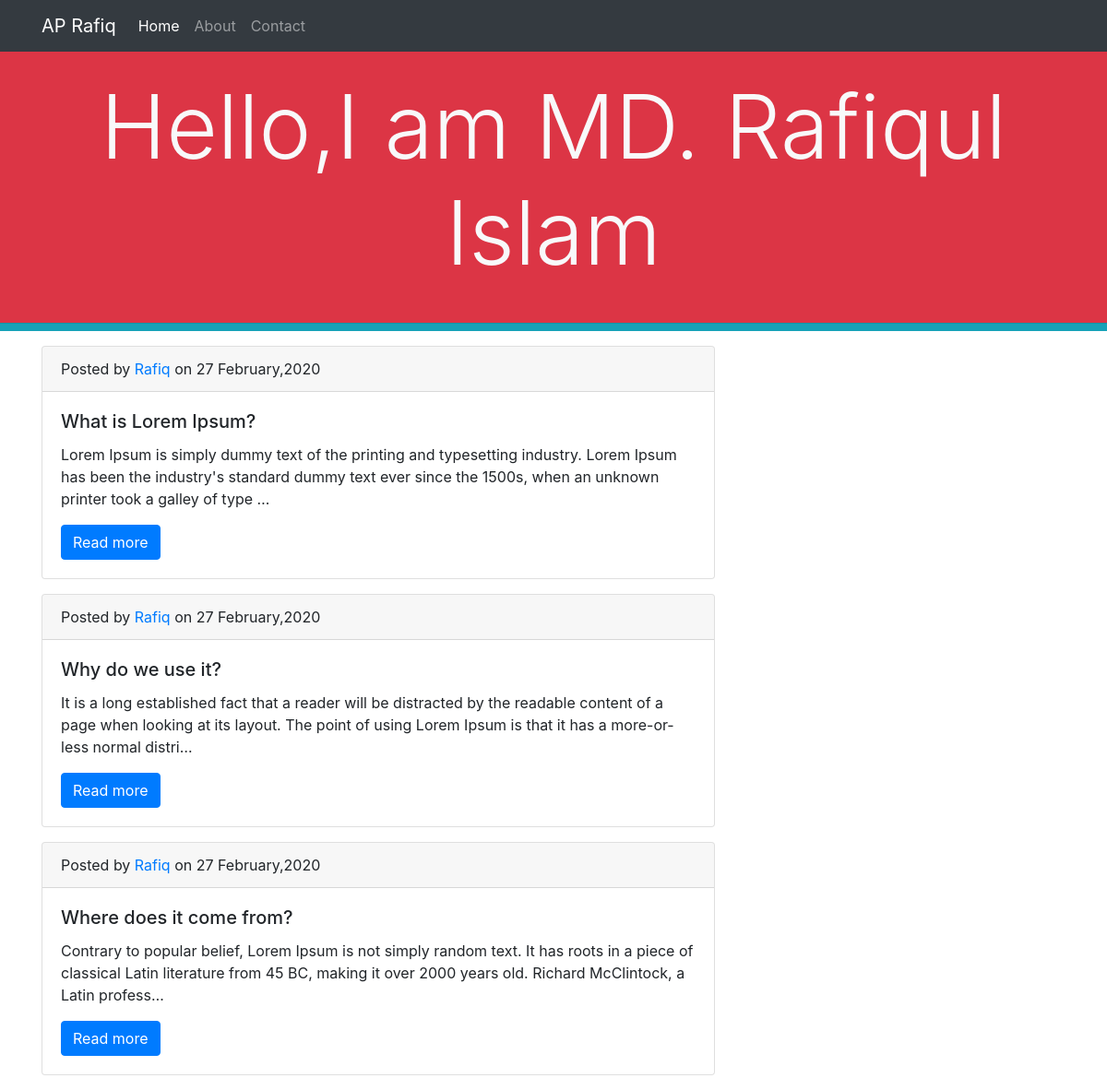
The page / on the database its author committed.
### blog/models.py (models this page shows, shortened)
class Post(models.Model):
    title = models.CharField(max_length=200,unique=True)
    slug = models.SlugField(max_length=200,unique=True)
    author = models.ForeignKey(User,on_delete=models.CASCADE)
    content = models.TextField()
    datetime = models.DateField(auto_now_add=True)

### blog/views.py (the view)
# urls.py: path('', views.home, name='home'),
def home(request):
    posts = Post.objects.all()
    content = {
        "posts":posts
    }
    return render(request,'blog/index.html',content)

### blog/templates/blog/index.html (shortened to what this page needs)
{% extends 'blog/base.html' %}
{% block homeactive %}active{% endblock homeactive %}
{% block content %}
<div class=" py-4 bg-danger text-light text-center">
    <p class=" display-1"> Hello,I am MD. Rafiqul Islam </p>
</div>
<hr class="m-0 p-1 bg-info">
<div class="container">
    <div class="row">
        <div class="col-md-8">
          {% for post in posts %}
            <div class="card my-3">
                <div class="card-header">
                  Posted by <a href="#">{{post.author}}</a> on {{post.datetime|date:'d F,Y'}}
                </div>
                <div class="card-body">
                  <h5 class="card-title">{{post.title}}</h5>
                  <p class="card-text">{{post.content|truncatechars:200}}</p>
                  <a href="{{ post.slug }}" class="btn btn-primary">Read more</a>
                </div>
              </div>
          {% endfor %}
        </div>
        <div class="col-md-4">
        </div>
    </div>
</div>
{% endblock content %}

### blog/templates/blog/base.html (shortened to what this page needs)
<!doctype html>
<html lang="en">
<head>
    <link rel="stylesheet" href="https://stackpath.bootstrapcdn.com/bootstrap/4.4.1/css/bootstrap.min.css"
>
</head>
<body>
    <nav class="navbar navbar-expand-lg navbar-dark bg-dark">
        <div class="container">
            <a class="navbar-brand" href="{% url 'home' %}">AP Rafiq</a>
        <div class="collapse navbar-collapse ml-auto" id="navbarSupportedContent">
            <ul class="navbar-nav">
                <li class="nav-item {% block homeactive %} {% endblock homeactive %}">
                    <a class="nav-link" href="{% url 'home' %}">Home <span class="sr-only">(current)</span></a>
                </li>
                <li class="nav-item {% block aboutactive %} {% endblock aboutactive %}">
                    <a class="nav-link" href="{% url 'about' %}">About</a>
                </li>
                <li class="nav-item {% block contactactive %} {% endblock contactactive %}">
                    <a class="nav-link " href="{% url 'contact' %}" >Contact</a>
                </li>
            </ul>
        </div>
    </div>
    </nav>
    {% block content %}
    {% endblock content %}
</body>
</html>

### rows shown on the page
Post: author "Rafiq", datetime "27 February,2020", title "What is Lorem Ipsum?", content "Lorem Ipsum is simply dummy text of the printing and typesetting industry. Lorem Ipsum has been the industry's standard dummy text ever since the 1500s, when an unknown printer took a galley of type …"
Post: author "Rafiq", datetime "27 February,2020", title "Why do we use it?", content "It is a long established fact that a reader will be distracted by the readable content of a page when looking at its layout. The point of using Lorem Ipsum is that it has a more-or-less normal distri…"
Post: author "Rafiq", datetime "27 February,2020", title "Where does it come from?", content "Contrary to popular belief, Lorem Ipsum is not simply random text. It has roots in a piece of classical Latin literature from 45 BC, making it over 2000 years old. Richard McClintock, a Latin profess…"
